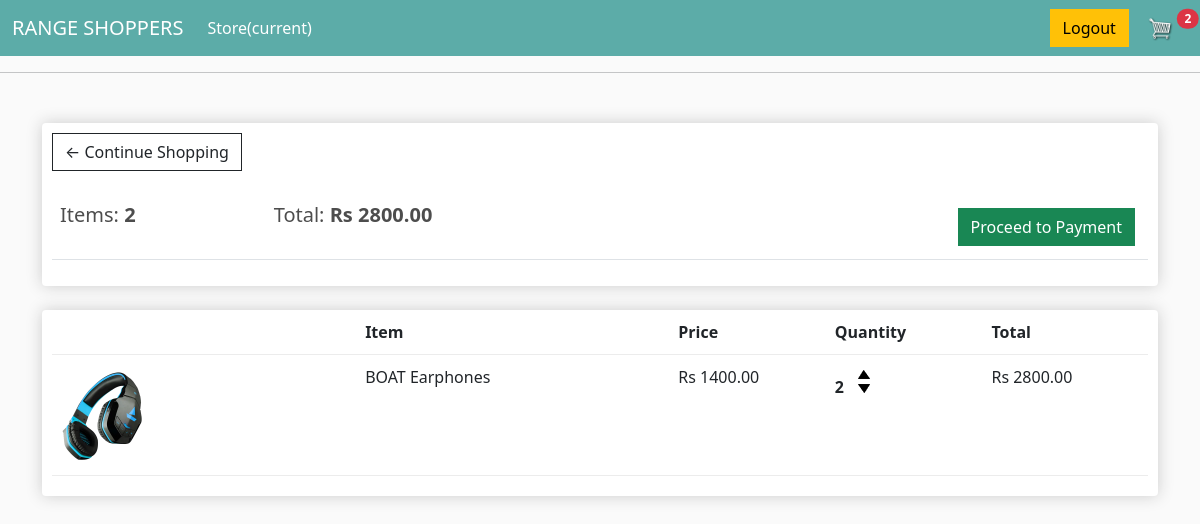
Page /mycart/ (signed in) on the committed database.
### onlineshop/models.py (models this page shows, shortened)
class Order(models.Model):
    customer=models.ForeignKey(Customer,on_delete=models.SET_NULL,null=True,blank=True)
    orderDate=models.DateTimeField(auto_now_add=True)
    completed=models.BooleanField(default=False)
    transaction_id=models.CharField(max_length=100,null=True)
    @property
    def get_cart_total(self):
        orderitems=self.orderitem_set.all()
        total=sum([item.get_total for item in orderitems])
        return total
    @property
    def get_quantity(self):
        orderitems=self.orderitem_set.all()
        total=sum([item.quantity for item in orderitems])
        return total

class OrderItem(models.Model):
    product=models.ForeignKey(Product,on_delete=models.SET_NULL,null=True)
    order=models.ForeignKey(Order,on_delete=models.SET_NULL,null=True)
    quantity=models.IntegerField(default=0,null=True,blank=True)
    adddate=models.DateTimeField(auto_now_add=True)
    @property
    def get_total(self):
        total=self.product.price * self.quantity
        return total

class Product(models.Model):
    name= models.CharField(max_length=200)
    image=models.ImageField(default="static\images\default-product-img.png")
    price= models.DecimalField(max_digits=10,decimal_places=2)
    digital=models.BooleanField(default=False,null=True,blank=True)

### onlineshop/views.py (the view)
# urls.py: path('mycart/', mycart, name="mycart"),
def mycart(request):
    data=cartData(request)
    cartItems=data["cartItems"]
    order=data["order"]
    items=data["items"]
    context = {"items":items,"order":order,"cartItems":cartItems,}
    return render(request,'onlineshop/mycart.html',context)

### onlineshop/utils.py (called while the page is built)
def cartData(request):
    if request.user.is_authenticated:
        customer=request.user.customer
        order, created=Order.objects.get_or_create(customer=customer,completed=False)
        items=order.orderitem_set.all()
        cartItems=order.get_quantity
    else:
        cookieData=cookieCart(request)
        cartItems=cookieData["cartItems"]
        order=cookieData["order"]
        items=cookieData["items"]
    return {"cartItems":cartItems ,"order":order, "items":items}

### onlineshop/templates/onlineshop/mycart.html
{% extends 'onlineshop/base.html' %}
{% load static %}
{% block content %}
     <div class="row">
          <div class="col-lg-12">
               <div class="box-element">
                    <a  class="btn btn-outline-dark" href="{% url 'onlineshop' %}">&#x2190; Continue Shopping</a>
                    <br>
                    <br>
                    <table class="table">
                         <tr>
                              <th><h5>Items: <strong>{{order.get_quantity}}</strong></h5></th>
                              <th><h5>Total:<strong> Rs {{order.get_cart_total|floatformat:2}}</strong></h5></th>
                              <th>
                                   <a  style="float:right; margin:5px;" class="btn btn-success" href="{% url 'proceed' %}">Proceed to Payment</a>
                              </th>
                         </tr>
                    </table>
               </div>
               <br>
               <div class="box-element">
                    <div class="cart-row">
                         <div style="flex:2"></div>
                         <div style="flex:2"><strong>Item</strong></div>
                         <div style="flex:1"><strong>Price</strong></div>
                         <div style="flex:1"><strong>Quantity</strong></div>
                         <div style="flex:1"><strong>Total</strong></div>
                    </div>
                    {% for item in items %}
                         <div class="cart-row">
                              <div style="flex:2"><img class="row-image" src="{{item.product.image.url}}"></div>
                              <div style="flex:2"><p>{{item.product.name}}</p></div>
                              <div style="flex:1"><p>Rs {{item.product.price|floatformat:2}}</p></div>
                              <div style="flex:1">
                                   <p class="quantity">{{item.quantity}}</p>
                                   <div class="quantity">
                                        <img data-product="{{item.product.id}}" data-action="add" class="chg-quantity update-cart" src="{% static  'images/arrow-up.png' %}">
                                        <img data-product="{{item.product.id}}" data-action="remove" class="chg-quantity update-cart" src="{% static  'images/arrow-down.png' %}">
                                   </div>
                              </div>
                              <div style="flex:1"><p>Rs {{item.get_total}}</p></div>
                         </div>
                    {% endfor %}
          </div>
     </div>
{% endblock content %}

### static/css/main.css (style rules this page uses)
body { background-color: hsl(0, 0%, 98%); }
h1,h2,h3,h4,h5,h6 { color:hsl(0, 0%, 30%); }
.box-element { box-shadow:hsl(0, 0%, 80%) 0 0 16px; background-color: #fff; border-radius: 4px; padding: 10px; }
.col-lg-4, .col-lg-6, .col-lg-8, .col-lg-12 { margin-top: 10px; }
.btn { border-radius: 0; }
.row-image { width: 100px; }
.cart-row { display: flex; align-items: flex-stretch; padding-bottom: 10px; margin-bottom: 10px; border-bottom: 1px solid #ececec; }
.quantity { display: inline-block; font-weight: 700; padding-right:10px; }
.chg-quantity { width: 12px; cursor: pointer; display: block; margin-top: 5px; transition:.1s; }

### rows in the picture
Order: get_quantity "2", get_cart_total "2800.00"
OrderItem: product.image (picture), product.name "BOAT Earphones", product.price "1400.00", quantity "2", get_total "2800.00"

### other values in the picture
{{ cartItems }} "2"
